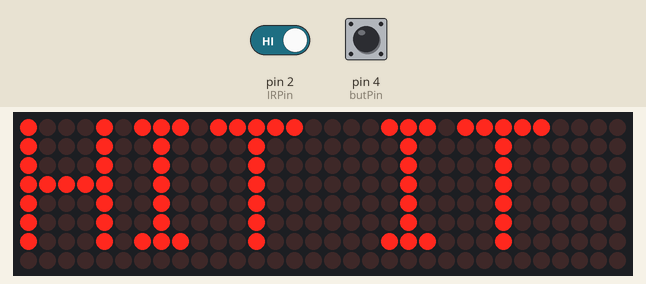
Recording of a sketch running on a simulated Arduino Uno, built with avr-gcc and run on an emulated ATmega328P. Shown: 32×8 LED matrix. The inputs (shaded band) are chosen by the test bench; at power-on: pin 4 (butPin) LOW, pin 2 (IRPin) HIGH. What the sketch prints to the serial monitor is not drawn.

Above: at 0.1 s.
At 3.8 s:
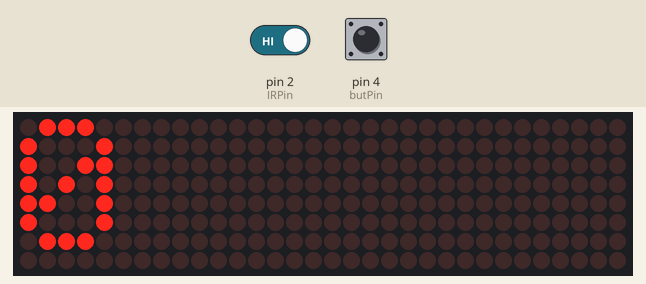
3.9 s: pin 4 (butPin) pulled HIGH for 1.3 s
At 5.9 s:
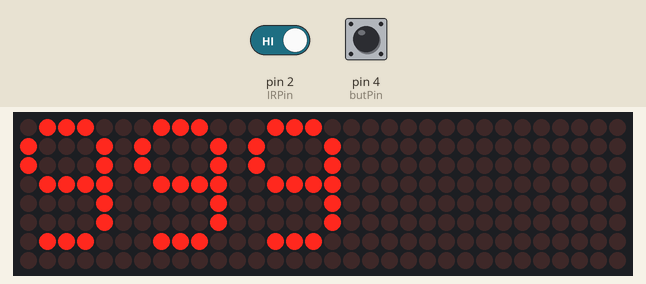
7.7 s: pin 2 (IRPin) driven LOW
Timing chart, 0 to 10.7 s (numbered marks = the images above; inputs shaded):
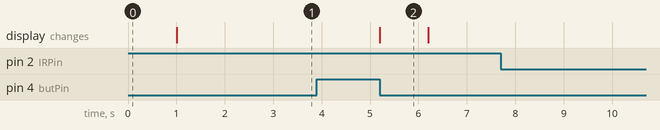

The sketch:

sketch_apr1a_new.ino
```cpp
#include <MD_MAX72xx.h>
#include <SPI.h>

#define PRINT(s, v) { Serial.print(F(s)); Serial.print(v); }


#define HARDWARE_TYPE MD_MAX72XX::FC16_HW
#define MAX_DEVICES 4

#define CLK_PIN   13
#define DATA_PIN  11
#define CS_PIN    10

MD_MAX72XX mx = MD_MAX72XX(HARDWARE_TYPE, CS_PIN, MAX_DEVICES);


#define CHAR_SPACING  1

#define BUF_SIZE  75
char *message = "HIT IT";
int IRPin = 2;
int butPin = 4;
float minTime = 2;
float time = 0;
int score;
void printText(uint8_t modStart, uint8_t modEnd, char *pMsg)
{
  uint8_t   state = 0;
  uint8_t   curLen;
  uint16_t  showLen;
  uint8_t   cBuf[8];
  int16_t   col = ((modEnd + 1) * COL_SIZE) - 1;

  mx.control(modStart, modEnd, MD_MAX72XX::UPDATE, MD_MAX72XX::OFF);

  do
  {
    switch(state)
    {
      case 0:
      if (*pMsg == '\0')
        {
          showLen = col - (modEnd * COL_SIZE);
          state = 2;
          break;
        }

        showLen = mx.getChar(*pMsg++, sizeof(cBuf)/sizeof(cBuf[0]), cBuf);
        curLen = 0;
        state++;

      case 1:
        mx.setColumn(col--, cBuf[curLen++]);
        if (curLen == showLen)
        {
          showLen = CHAR_SPACING;
          state = 2;
        }
        break;

      case 2:
        curLen = 0;
        state++;

      case 3:
       mx.setColumn(col--, 0);
        curLen++;
        if (curLen == showLen)
          state = 0;
        break;

      default:
        col = -1;
        }
  } while (col >= (modStart * COL_SIZE));

  mx.control(modStart, modEnd, MD_MAX72XX::UPDATE, MD_MAX72XX::ON);
}

void setup()
{
  mx.begin();
  Serial.begin(9600);
  pinMode(IRPin, INPUT);
  pinMode(butPin, INPUT);
  printText(0, MAX_DEVICES-1, message);
}

void loop()
{
   delay(1000);
  if(digitalRead(IRPin)==0)
  {
    Serial.println("Punch the reflex back");
  }else{
     Serial.println("The reflex back is puncked");
     time = 0;
    while(digitalRead(butPin))
    {
      delay(1);
      time+=0.001;
    }
  score = (minTime/time)*1000;
  if (score> 1000) score = 999;
    sprintf(message, "%d", score);
    Serial.println(message);
    Serial.print("thats your score");
    int len = strlen(message);
   printText(0, MAX_DEVICES-1, message);
  }
}
```

Measured:
- after the input at 3.9 s, the display: changes after 1.3 s (image 2)
- after the input at 7.7 s, every drawn part: stays the same
- what the display in image 2 shows lasts 1.0 s, from 5.2 s to 6.2 s
